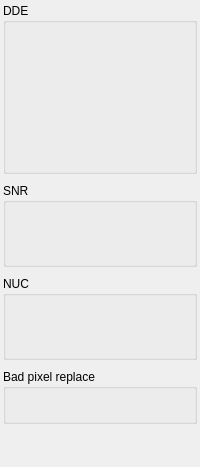
         <widget class="QWidget" name="sensor_algorithms">
          <attribute name="title">
           <string>Algorithms</string>
          </attribute>
          <layout class="QVBoxLayout" name="verticalLayout_4">
           <property name="spacing">
            <number>9</number>
           </property>
           <property name="leftMargin">
            <number>3</number>
           </property>
           <property name="topMargin">
            <number>3</number>
           </property>
           <property name="rightMargin">
            <number>3</number>
           </property>
           <property name="bottomMargin">
            <number>3</number>
           </property>
           <item>
            <widget class="QGroupBox" name="gbox_dde">
             <property name="title">
              <string>DDE</string>
             </property>
             <layout class="QGridLayout" name="gridLayout_15">
              <property name="leftMargin">
               <number>3</number>
              </property>
              <property name="topMargin">
               <number>3</number>
              </property>
              <property name="rightMargin">
               <number>3</number>
              </property>
              <property name="bottomMargin">
               <number>3</number>
              </property>
              <property name="spacing">
               <number>3</number>
              </property>
              <item row="1" column="0">
               <widget class="InoutIntWidget" name="sensor_dde_inversion" native="true">
                <property name="minimumSize">
                 <size>
                  <width>0</width>
                  <height>26</height>
                 </size>
                </property>
                <property name="maximumSize">
                 <size>
                  <width>16777215</width>
                  <height>26</height>
                 </size>
                </property>
               </widget>
              </item>
              <item row="3" column="1">
               <widget class="InoutIntWidget" name="sensor_dde_brightness" native="true">
                <property name="minimumSize">
                 <size>
                  <width>0</width>
                  <height>26</height>
                 </size>
                </property>
                <property name="maximumSize">
                 <size>
                  <width>16777215</width>
                  <height>26</height>
                 </size>
                </property>
               </widget>
              </item>
              <item row="2" column="1">
               <widget class="InoutIntWidget" name="sensor_dde_base_mode" native="true">
                <property name="minimumSize">
                 <size>
                  <width>0</width>
                  <height>26</height>
                 </size>
                </property>
                <property name="maximumSize">
                 <size>
                  <width>16777215</width>
                  <height>26</height>
                 </size>
                </property>
               </widget>
              </item>
              <item row="0" column="0">
               <widget class="InoutCheckBoxWidget" name="sensor_dde_enable" native="true">
                <property name="minimumSize">
                 <size>
                  <width>0</width>
                  <height>26</height>
                 </size>
                </property>
                <property name="maximumSize">
                 <size>
                  <width>16777215</width>
                  <height>26</height>
                 </size>
                </property>
               </widget>
              </item>
              <item row="4" column="1">
               <widget class="InoutIntWidget" name="sensor_dde_contrast" native="true">
                <property name="minimumSize">
                 <size>
                  <width>0</width>
                  <height>26</height>
                 </size>
                </property>
                <property name="maximumSize">
                 <size>
                  <width>16777215</width>
                  <height>26</height>
                 </size>
                </property>
               </widget>
              </item>
              <item row="1" column="1">
               <widget class="InoutHexWidget" name="sensor_dde_alpha_address" native="true">
                <property name="minimumSize">
                 <size>
                  <width>0</width>
                  <height>26</height>
                 </size>
                </property>
                <property name="maximumSize">
                 <size>
                  <width>16777215</width>
                  <height>26</height>
                 </size>
                </property>
               </widget>
              </item>
              <item row="4" column="0">
               <widget class="InoutHexWidget" name="sensor_dde_detail_eps_normal" native="true">
                <property name="minimumSize">
                 <size>
                  <width>0</width>
                  <height>26</height>
                 </size>
                </property>
                <property name="maximumSize">
                 <size>
                  <width>16777215</width>
                  <height>26</height>
                 </size>
                </property>
               </widget>
              </item>
              <item row="2" column="0">
               <widget class="InoutIntWidget" name="sensor_dde_hist_background" native="true">
                <property name="minimumSize">
                 <size>
                  <width>0</width>
                  <height>26</height>
                 </size>
                </property>
                <property name="maximumSize">
                 <size>
                  <width>16777215</width>
                  <height>26</height>
                 </size>
                </property>
               </widget>
              </item>
              <item row="3" column="0">
               <widget class="InoutHexWidget" name="sensor_dde_detail_gain" native="true">
                <property name="minimumSize">
                 <size>
                  <width>0</width>
                  <height>26</height>
                 </size>
                </property>
                <property name="maximumSize">
                 <size>
                  <width>16777215</width>
                  <height>26</height>
                 </size>
                </property>
               </widget>
              </item>
             </layout>
            </widget>
           </item>
           <item>
            <widget class="QGroupBox" name="gbox_snr">
             <property name="title">
              <string>SNR</string>
             </property>
             <layout class="QGridLayout" name="gridLayout_16">
              <property name="leftMargin">
               <number>3</number>
              </property>
              <property name="topMargin">
               <number>3</number>
              </property>
              <property name="rightMargin">
               <number>3</number>
              </property>
              <property name="bottomMargin">
               <number>3</number>
              </property>
              <property name="spacing">
               <number>3</number>
              </property>
              <item row="0" column="0">
               <widget class="InoutCheckBoxWidget" name="sensor_snr_enable" native="true">
                <property name="minimumSize">
                 <size>
                  <width>0</width>
                  <height>26</height>
                 </size>
                </property>
                <property name="maximumSize">
                 <size>
                  <width>16777215</width>
                  <height>26</height>
                 </size>
                </property>
               </widget>
              </item>
              <item row="1" column="1">
               <widget class="InoutHexWidget" name="sensor_snr_row_eps" native="true">
                <property name="minimumSize">
                 <size>
                  <width>0</width>
                  <height>26</height>
                 </size>
                </property>
                <property name="maximumSize">
                 <size>
                  <width>16777215</width>
                  <height>26</height>
                 </size>
                </property>
               </widget>
              </item>
              <item row="0" column="1">
               <widget class="InoutHexWidget" name="sensor_snr_col_eps" native="true">
                <property name="minimumSize">
                 <size>
                  <width>0</width>
                  <height>26</height>
                 </size>
                </property>
                <property name="maximumSize">
                 <size>
                  <width>16777215</width>
                  <height>26</height>
                 </size>
                </property>
               </widget>
              </item>
             </layout>
            </widget>
           </item>
           <item>
            <widget class="QGroupBox" name="gbox_nuc">
             <property name="title">
              <string>NUC</string>
             </property>
             <layout class="QGridLayout" name="gridLayout_17">
              <property name="leftMargin">
               <number>3</number>
              </property>
              <property name="topMargin">
               <number>3</number>
              </property>
              <property name="rightMargin">
               <number>3</number>
              </property>
              <property name="bottomMargin">
               <number>3</number>
              </property>
              <property name="spacing">
               <number>3</number>
              </property>
              <item row="1" column="1">
               <widget class="InoutHexWidget" name="sensor_nuc_limit_level_out_data" native="true">
                <property name="minimumSize">
                 <size>
                  <width>0</width>
                  <height>26</height>
                 </size>
                </property>
                <property name="maximumSize">
                 <size>
                  <width>16777215</width>
                  <height>26</height>
                 </size>
                </property>
               </widget>
              </item>
              <item row="0" column="0">
               <widget class="InoutCheckBoxWidget" name="sensor_nuc_calibration_enable" native="true">
                <property name="minimumSize">
                 <size>
                  <width>0</width>
                  <height>26</height>
                 </size>
                </property>
                <property name="maximumSize">
                 <size>
                  <width>16777215</width>
                  <height>26</height>
                 </size>
                </property>
               </widget>
              </item>
              <item row="1" column="0">
               <widget class="InoutCheckBoxWidget" name="sensor_nuc_bad_pixel_replace_enable" native="true">
                <property name="minimumSize">
                 <size>
                  <width>0</width>
                  <height>26</height>
                 </size>
                </property>
                <property name="maximumSize">
                 <size>
                  <width>16777215</width>
                  <height>26</height>
                 </size>
                </property>
               </widget>
              </item>
              <item row="0" column="1">
               <widget class="InoutUintWidget" name="sensor_nuc_lens_position" native="true"/>
              </item>
             </layout>
            </widget>
           </item>
           <item>
            <widget class="QGroupBox" name="gbox_bad_pixel">
             <property name="title">
              <string>Bad pixel replace</string>
             </property>
             <layout class="QGridLayout" name="gridLayout_18">
              <property name="leftMargin">
               <number>3</number>
              </property>
              <property name="topMargin">
               <number>3</number>
              </property>
              <property name="rightMargin">
               <number>3</number>
              </property>
              <property name="bottomMargin">
               <number>3</number>
              </property>
              <property name="spacing">
               <number>3</number>
              </property>
              <item row="0" column="1">
               <widget class="InoutIntWidget" name="sensor_bad_pixel_rep_treshold" native="true">
                <property name="minimumSize">
                 <size>
                  <width>0</width>
                  <height>26</height>
                 </size>
                </property>
                <property name="maximumSize">
                 <size>
                  <width>16777215</width>
                  <height>26</height>
                 </size>
                </property>
               </widget>
              </item>
              <item row="0" column="0">
               <widget class="InoutCheckBoxWidget" name="sensor_bad_pixel_rep_enable" native="true">
                <property name="minimumSize">
                 <size>
                  <width>0</width>
                  <height>26</height>
                 </size>
                </property>
                <property name="maximumSize">
                 <size>
                  <width>16777215</width>
                  <height>26</height>
                 </size>
                </property>
               </widget>
              </item>
             </layout>
            </widget>
           </item>
           <item>
            <spacer name="verticalSpacer_3">
             <property name="orientation">
              <enum>Qt::Vertical</enum>
             </property>
             <property name="sizeHint" stdset="0">
              <size>
               <width>20</width>
               <height>40</height>
              </size>
             </property>
            </spacer>
           </item>
          </layout>
         </widget>
